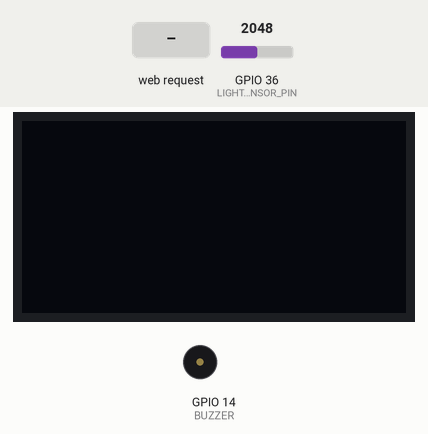
A sketch run on a simulated ESP32. Parts: 128×64 one-colour display, buzzer (waves = sounding, pin HIGH). Inputs (shaded band) come from the test bench; at power-on: GPIO 36 (LIGHT_SENSOR_PIN) = 2048. WiFi joins after 1.5 s; servers stay silent unless stated; uploads are accepted with an empty reply; what the sketch prints to the serial monitor is not drawn.

Above: at 3.2 s.
3.3 s: HTTP request GET /toggle-ldr received
At 4.3 s:
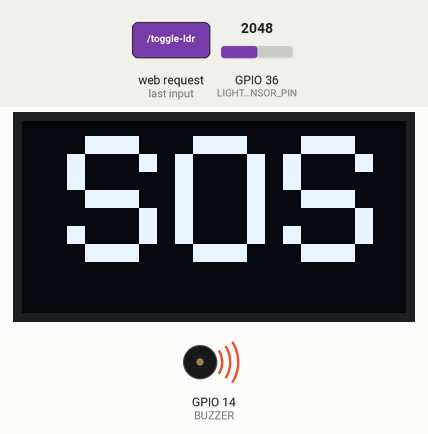
6.3 s: GPIO 36 (LIGHT_SENSOR_PIN) set to 2973
8.4 s: GPIO 36 (LIGHT_SENSOR_PIN) set to 3040
At 9.7 s:
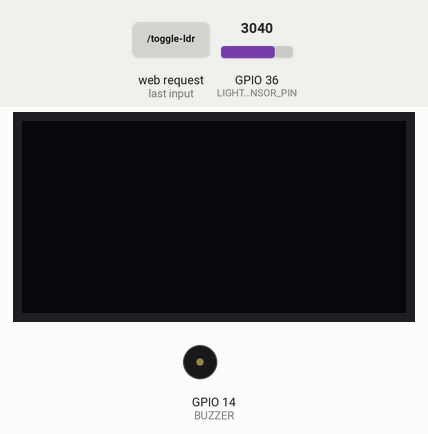
10.0 s: GPIO 36 (LIGHT_SENSOR_PIN) set to 2960
At 11.0 s:
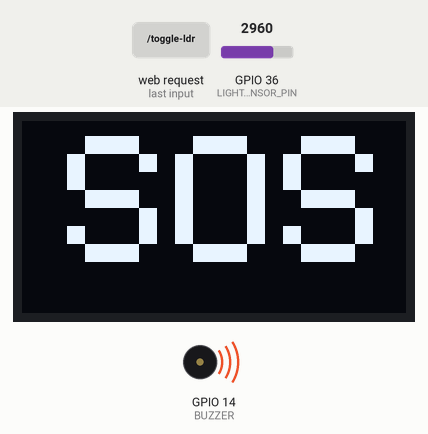
13.0 s: GPIO 36 (LIGHT_SENSOR_PIN) set to 3603
At 13.4 s:
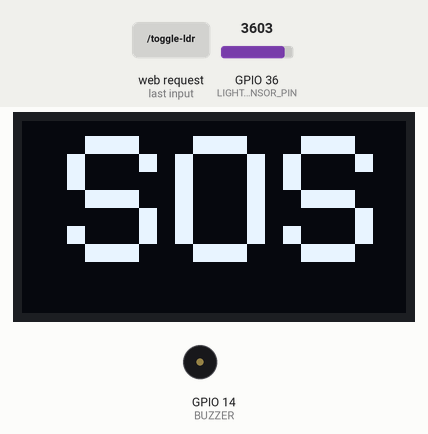
15.0 s: GPIO 36 (LIGHT_SENSOR_PIN) set to 2866
At 16.1 s:
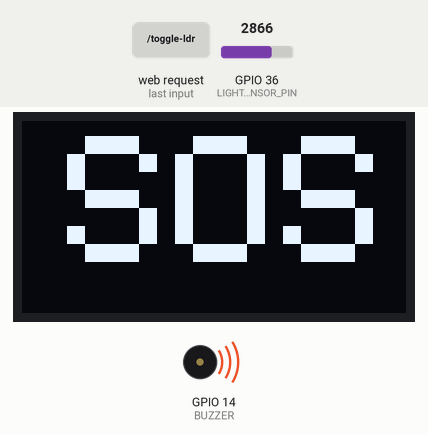
Timing chart, 0 to 19.0 s (numbered marks = the images above; inputs shaded):
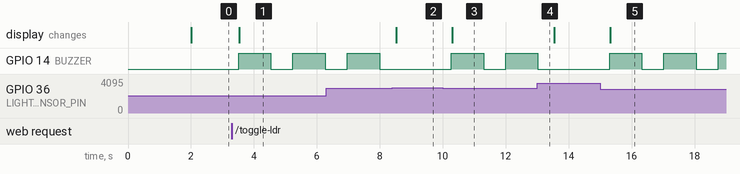

The sketch:

ldr-sensor-to-line.ino
```cpp
#include <WiFi.h>
#include <HTTPClient.h>
#include <Adafruit_GFX.h>
#include <Adafruit_SSD1306.h>
#include <Wire.h>
#include <WiFiServer.h>
#include <WiFiUdp.h>
#include <ESPAsyncWebServer.h>

AsyncWebServer server(80);

#define SCREEN_WIDTH 128
#define SCREEN_HEIGHT 64

Adafruit_SSD1306 display(SCREEN_WIDTH, SCREEN_HEIGHT);

const char* ssid = "Joja-iphone";
const char* password = "55555555";
const char* LINE_TOKEN = "COfu9/s2C0uKvsOkkgUmyI44TTlNPVv6W1f7lqgJGWEe7L6ziUIn4njxyKIb29N4HlxlYrcu4Yiti2Bq1QFt2rXHnzmlS0eApTj7Ql9ptJHjj+R4ut2VqrN+/aKg3Gr0VmGlXRYPwq5qzuqIRd4IrAdB04t89/1O/w1cDnyilFU=";
#define LIGHT_SENSOR_PIN 36
#define BUZZER 14
bool systemOn = false;
void toggleLed() {
  systemOn = !systemOn;

}
void setup() {
  Serial.begin(115200);
  WiFi.begin(ssid, password);

  while (WiFi.status() != WL_CONNECTED) {
    delay(1000);
    Serial.println("Connecting to WiFi...");
  }

  Serial.println("WiFi connected.");
  // set OLED
  if (!display.begin(SSD1306_SWITCHCAPVCC, 0x3C)) {
    Serial.println("SSD1306 initialization failed.");
    while (1);
  }
  display.clearDisplay();
  display.display();
  // server
  server.on("/toggle-ldr", HTTP_GET, [](AsyncWebServerRequest *request){
    toggleLed();
    request->send(200, "text/plain", systemOn ? "System on" : "System off");
  });

  // Start the server
  server.begin();
  pinMode(BUZZER, OUTPUT);
}

void loop() {
  if(systemOn){
   int analogValue = analogRead(LIGHT_SENSOR_PIN);
  if (analogValue < 3000) {
    sendLineMessage("Sensor blocked!");
    digitalWrite(BUZZER,HIGH);
    display.clearDisplay();
    display.setTextSize(6);
    display.setTextColor(WHITE);
    display.setCursor(15,5);
    display.println("SOS");
    display.display();
    delay(1000);
    digitalWrite(BUZZER,LOW);

  }
  else{
    display.clearDisplay();
    display.display();
  }

  delay(500);
 }
  else{
    Serial.println("false");
    display.clearDisplay();
    display.display();
  }
}


void sendLineMessage(String message) {
  HTTPClient http;
  http.begin("https://api.line.me/v2/bot/message/push");
  http.addHeader("Content-Type", "application/json");
  http.addHeader("Authorization", "Bearer " + String(LINE_TOKEN));
  String requestBody = "{\"to\":\"Ucafd9cf95567fb85c70979e6d7987ce3\",\"messages\":[{\"type\":\"text\",\"text\":\"" + message + "\"}]}";
  int httpResponseCode = http.POST(requestBody);
  if (httpResponseCode > 0) {
    Serial.println("Line message sent successfully!");
  } else {
    Serial.println("Error sending Line message.");
  }
  http.end();
}
```

Measured:
- the behaviour switches between 2999 and 3000 on GPIO 36 (LIGHT_SENSOR_PIN) (found by bisection; images 1 and 2)
- after the input at 3.3 s, GPIO 14 (BUZZER): alternates HIGH for 1.0 s and LOW for 0.70 s, starting after 0.22 s; the display: changes after 0.24 s (image 1)
- after the input at 8.4 s, GPIO 14 (BUZZER): stays LOW (without the input it goes to HIGH after 0.29 s); the display: changes after 0.12 s (image 2)
- after the input at 10.0 s, GPIO 14 (BUZZER): LOW → HIGH after 0.27 s, → LOW 1.0 s later, → HIGH 0.70 s later; the display: changes after 0.30 s (image 3)
- after the input at 13.0 s, GPIO 14 (BUZZER): goes on until 13.0 s, then stays LOW
- after the input at 15.0 s, GPIO 14 (BUZZER): alternates HIGH for 1.0 s and LOW for 0.70 s, starting after 0.30 s; the display: changes after 0.33 s (image 5)
